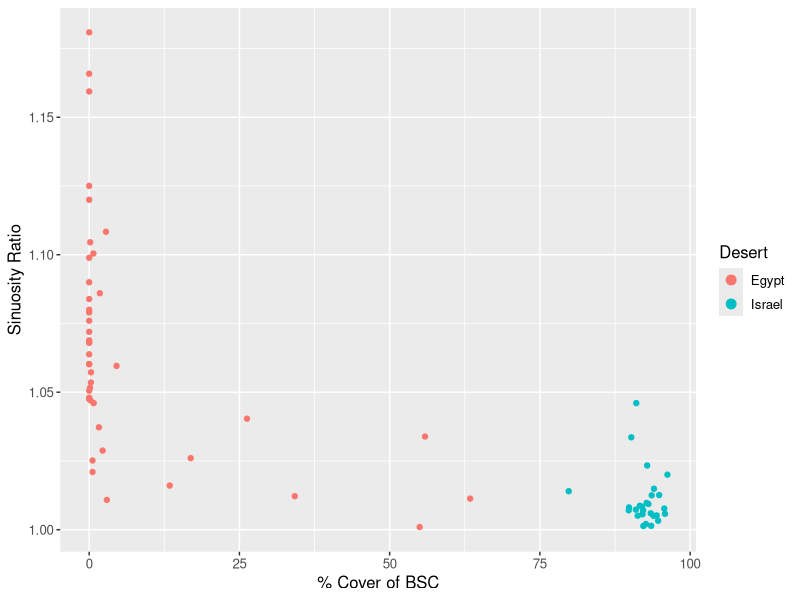
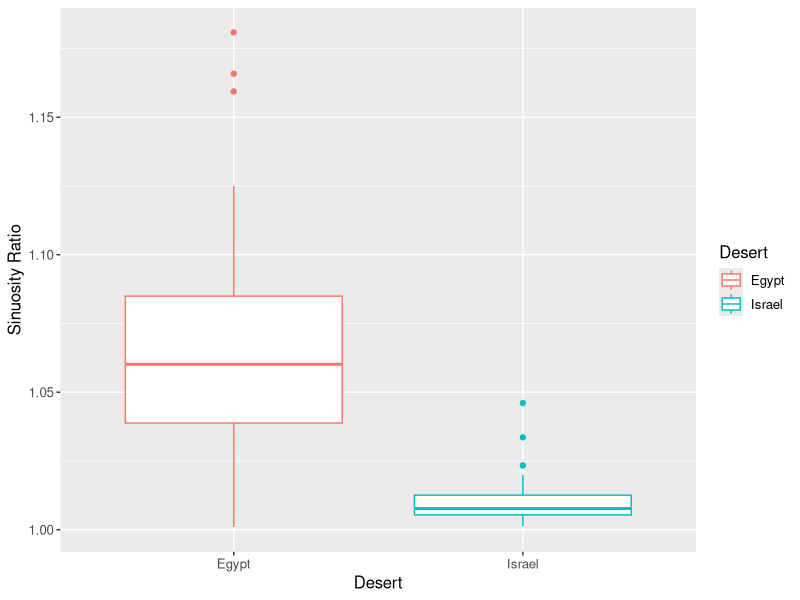
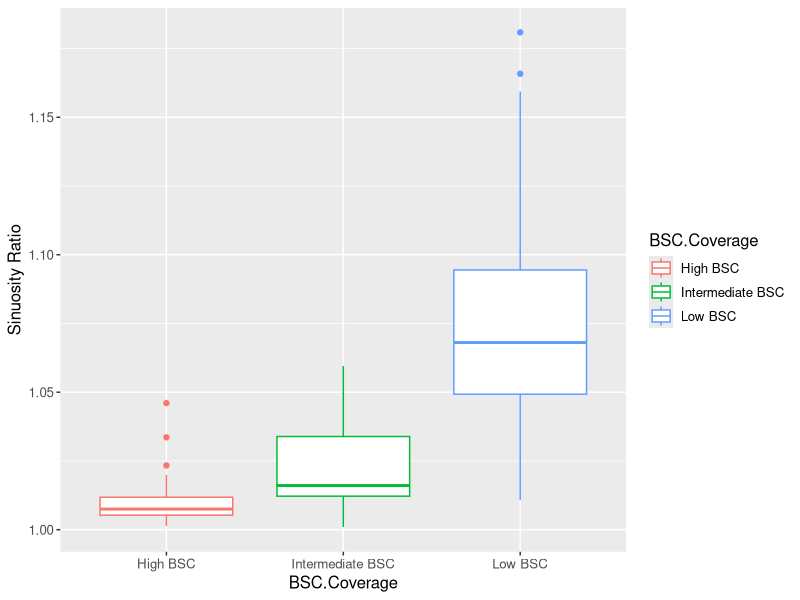
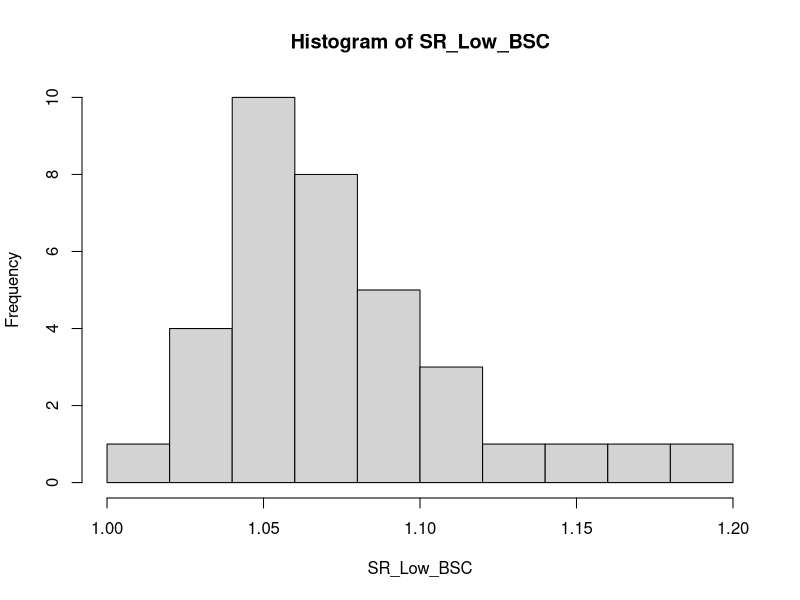
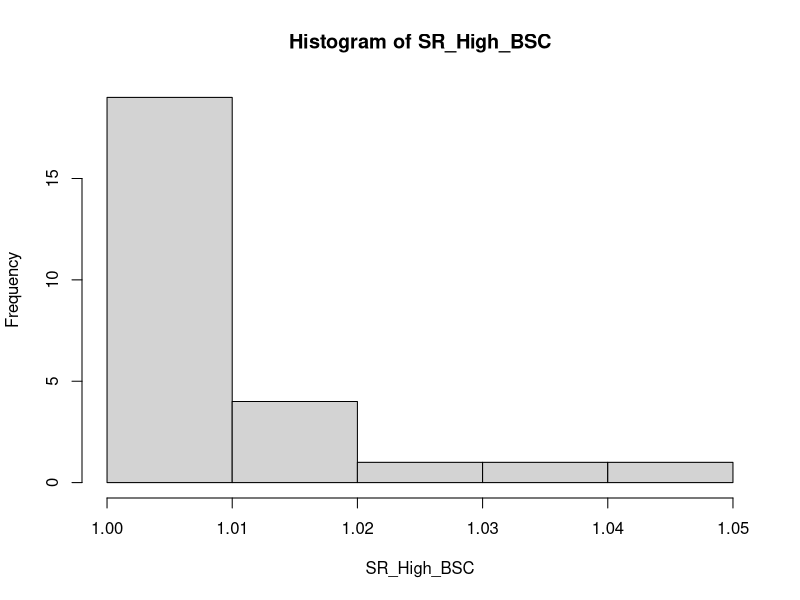
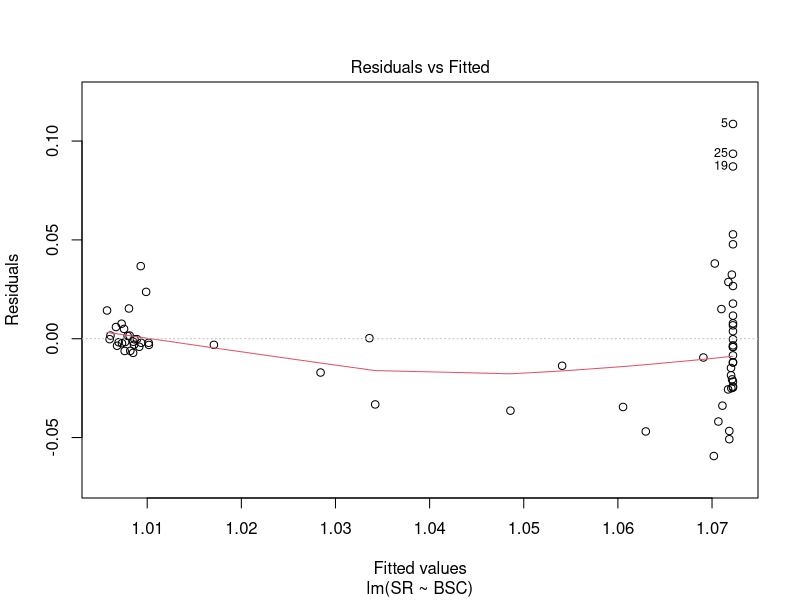
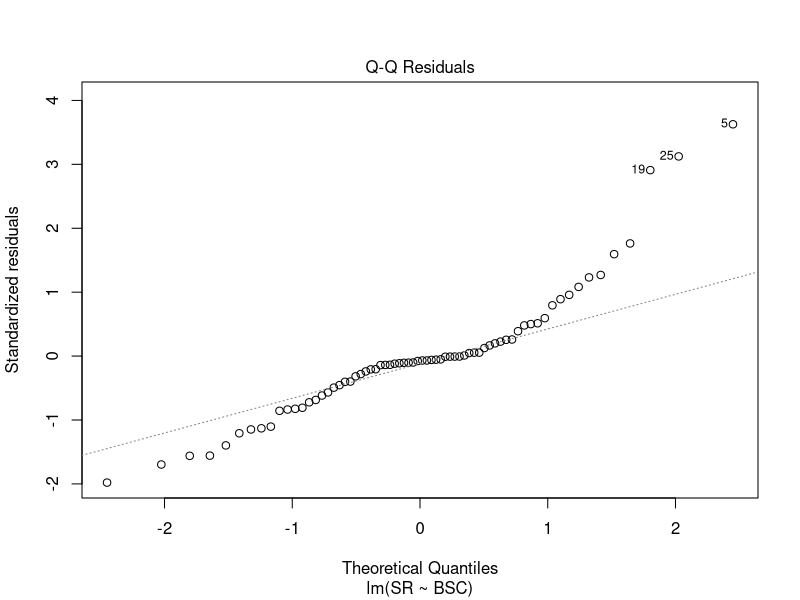
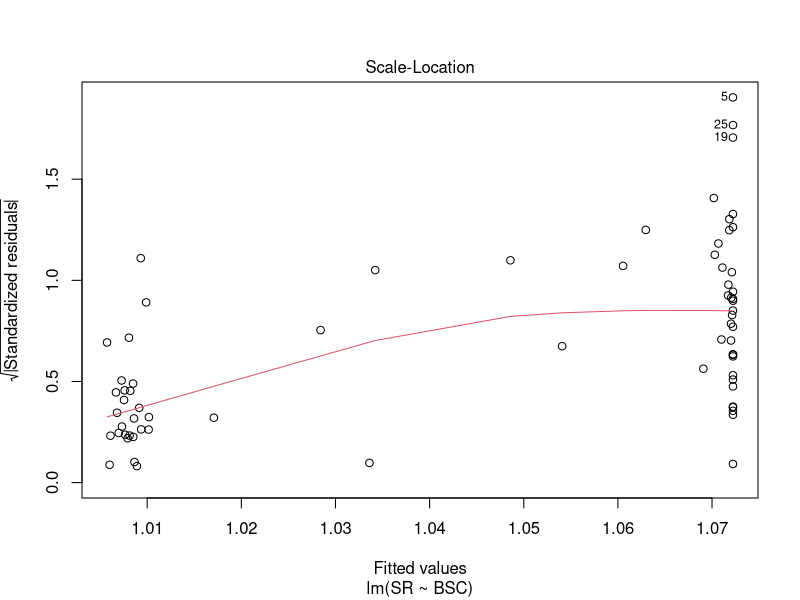

Recreate these plots in R, in order.
## ---- chunk 1
library(ggplot2)
library(dplyr)
library(tidyr)
library(GGally) 
## ---- chunk 2
BSC <- read.csv('data/BSC.csv')
summary(BSC)
head(BSC)
## ---- chunk 3
knitr::opts_chunk$set(
  fig.path = "images/"
)
## ---- chunk 4
ggplot(data=BSC) + geom_point(aes(x=BSC, y=SR, color=Desert)) + ylab('Sinuosity Ratio') + labs(color='Desert') + xlab('% Cover of BSC') + theme(text=element_text(size=12))+ guides(colour = guide_legend(override.aes = list(size=3)))
## ---- chunk 5
ggplot(BSC)+geom_boxplot(aes(x=Desert,y=SR, color=Desert)) + ylab('Sinuosity Ratio') + theme(text=element_text(size=12))
## ---- chunk 6
ggplot(BSC)+geom_boxplot(aes(x=BSC.Coverage,y=SR, color=BSC.Coverage)) + ylab('Sinuosity Ratio') +theme(text=element_text(size=12))
## ---- chunk 7
BSC %>%group_by(BSC.Coverage) %>% summarize(m=mean(SR), s=sd(SR), n=n())
## ---- chunk 8
t.test(SR.BSC~BSC.Coverage.2,data=BSC)
## ---- chunk 9
#Low BSC coverage histogram
SR_Low_BSC= BSC$SR.Low.BSC
hist(SR_Low_BSC)
## ---- chunk 10
#High BSC coverage histogram
SR_High_BSC= BSC$SR.High.BSC
hist(SR_High_BSC)
## ---- chunk 11
wilcox.test(SR.BSC~BSC.Coverage.2,data=BSC) 
## ---- chunk 12
# Fit the Model
model <- lm(SR~BSC, data=BSC)
#Print out a summary
summary(model)
## ---- chunk 13
plot(model)
## ---- chunk 14
ggplot(data=BSC) + geom_point(aes(x=BSC, y=SR, color=Desert)) + ylab('log(Sinuosity Ratio)') + labs(color='Desert') + xlab('log(% Cover of BSC)') + guides(colour = guide_legend(override.aes = list(size=3)))+ scale_y_continuous(trans = "log") + scale_x_continuous(trans = "log")
## ---- chunk 15
# Fit the Model
model2 <- lm(log(SR)~log(BSC.No.Zero), data=BSC)
#Print out a summary
summary(model2)
## ---- chunk 16
plot(model2)
## ---- chunk 17
BSC$DesertC <- as.factor(BSC$Desert)
## ---- chunk 18
# Fit the Model
model3 <- lm(SR~BSC+BSC*DesertC, data=BSC)
#Print out a summary
summary(model3)
## ---- chunk 19
ggplot(data=BSC) + geom_point(aes(x=BSC, y=Temp, color=Desert)) + ylab('Surface Temp (Degree Celsius)') + labs(color='Desert') + xlab('% Cover of BSC') + theme_set(theme_grey(base_size = 30))+ guides(colour = guide_legend(override.aes = list(size=3))) 
## ---- chunk 20
# Fit the Model
model4 <- lm(Temp~BSC, data=BSC)
#Print out a summary
summary(model4)
## ---- chunk 21
plot(model4)
